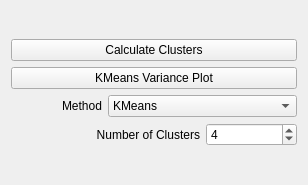
         <widget class="QWidget" name="page_6">
          <property name="geometry">
           <rect>
            <x>0</x>
            <y>0</y>
            <width>308</width>
            <height>185</height>
           </rect>
          </property>
          <attribute name="label">
           <string>Cluster Analysis</string>
          </attribute>
          <layout class="QGridLayout" name="gridLayout_18">
           <item row="0" column="0">
            <layout class="QGridLayout" name="gridLayout_4">
             <item row="0" column="0" colspan="3">
              <widget class="QPushButton" name="pb_calc_cluster">
               <property name="sizePolicy">
                <sizepolicy hsizetype="Minimum" vsizetype="Fixed">
                 <horstretch>0</horstretch>
                 <verstretch>0</verstretch>
                </sizepolicy>
               </property>
               <property name="styleSheet">
                <string notr="true"/>
               </property>
               <property name="text">
                <string>Calculate Clusters</string>
               </property>
              </widget>
             </item>
             <item row="1" column="0" colspan="3">
              <widget class="QPushButton" name="pb_kmeans_elbow">
               <property name="sizePolicy">
                <sizepolicy hsizetype="Minimum" vsizetype="Fixed">
                 <horstretch>0</horstretch>
                 <verstretch>0</verstretch>
                </sizepolicy>
               </property>
               <property name="styleSheet">
                <string notr="true"/>
               </property>
               <property name="text">
                <string>KMeans Variance Plot</string>
               </property>
              </widget>
             </item>
             <item row="2" column="0">
              <widget class="QLabel" name="label_10">
               <property name="text">
                <string>Method</string>
               </property>
               <property name="alignment">
                <set>Qt::AlignRight|Qt::AlignTrailing|Qt::AlignVCenter</set>
               </property>
              </widget>
             </item>
             <item row="2" column="1" colspan="2">
              <widget class="QComboBox" name="cb_clust_method">
               <property name="sizePolicy">
                <sizepolicy hsizetype="Preferred" vsizetype="Fixed">
                 <horstretch>0</horstretch>
                 <verstretch>0</verstretch>
                </sizepolicy>
               </property>
               <item>
                <property name="text">
                 <string>KMeans</string>
                </property>
               </item>
               <item>
                <property name="text">
                 <string>MiniBatchKMeans</string>
                </property>
               </item>
               <item>
                <property name="text">
                 <string>MeanShift</string>
                </property>
               </item>
               <item>
                <property name="text">
                 <string>Spectral Clustering</string>
                </property>
               </item>
               <item>
                <property name="text">
                 <string>Correlation-Kmeans</string>
                </property>
               </item>
               <item>
                <property name="text">
                 <string>Affinity Propagation</string>
                </property>
               </item>
              </widget>
             </item>
             <item row="3" column="0" colspan="2">
              <widget class="QLabel" name="label_2">
               <property name="text">
                <string>Number of Clusters</string>
               </property>
               <property name="alignment">
                <set>Qt::AlignRight|Qt::AlignTrailing|Qt::AlignVCenter</set>
               </property>
              </widget>
             </item>
             <item row="3" column="2">
              <widget class="QSpinBox" name="sb_ncluster">
               <property name="minimum">
                <number>1</number>
               </property>
               <property name="value">
                <number>4</number>
               </property>
              </widget>
             </item>
            </layout>
           </item>
          </layout>
         </widget>
